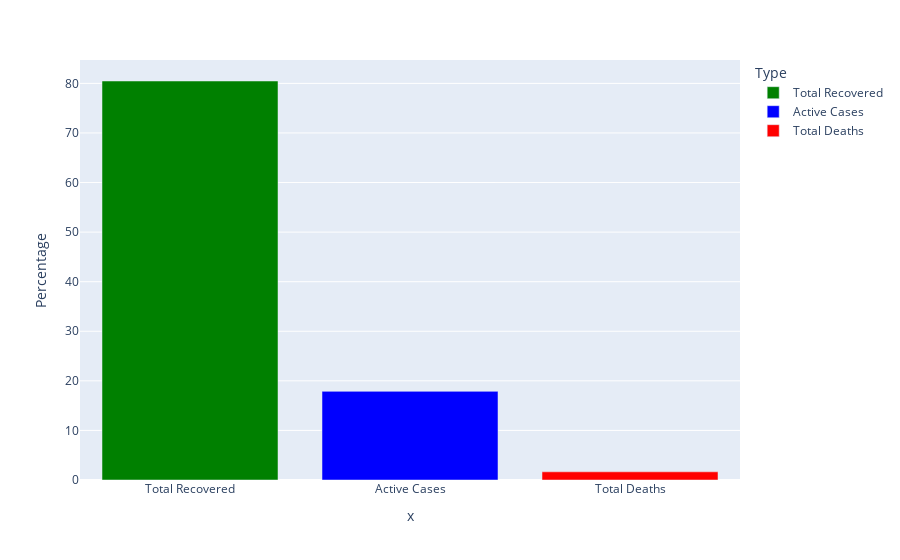

This figure's notebook cell:
### Code cell
fig = px.bar(cases_df, x=["Total Recovered", "Active Cases",
             "Total Deaths"], y="Percentage", color="Type", color_discrete_sequence=["Green", "Blue","Red"])

fig.show()

### Figure 1 — Plotly figure (JSON) as saved in the notebook; plotly's stock layout.template omitted (floating-point values rounded to 4 significant figures)
{"data": [{"alignmentgroup": "True", "hovertemplate": "Type=Total Recovered<br>x=%{x}<br>Percentage=%{y}<extra></extra>", "legendgroup": "Total Recovered", "marker": {"color": "Green", "pattern": {"shape": ""}}, "name": "Total Recovered", "offsetgroup": "Total Recovered", "orientation": "v", "showlegend": true, "textposition": "auto", "type": "bar", "x": ["Total Recovered"], "xaxis": "x", "y": [80.48], "yaxis": "y"}, {"alignmentgroup": "True", "hovertemplate": "Type=Active Cases<br>x=%{x}<br>Percentage=%{y}<extra></extra>", "legendgroup": "Active Cases", "marker": {"color": "Blue", "pattern": {"shape": ""}}, "name": "Active Cases", "offsetgroup": "Active Cases", "orientation": "v", "showlegend": true, "textposition": "auto", "type": "bar", "x": ["Active Cases"], "xaxis": "x", "y": [17.88], "yaxis": "y"}, {"alignmentgroup": "True", "hovertemplate": "Type=Total Deaths<br>x=%{x}<br>Percentage=%{y}<extra></extra>", "legendgroup": "Total Deaths", "marker": {"color": "Red", "pattern": {"shape": ""}}, "name": "Total Deaths", "offsetgroup": "Total Deaths", "orientation": "v", "showlegend": true, "textposition": "auto", "type": "bar", "x": ["Total Deaths"], "xaxis": "x", "y": [1.65], "yaxis": "y"}], "layout": {"barmode": "relative", "legend": {"title": {"text": "Type"}, "tracegroupgap": 0}, "margin": {"t": 60}, "xaxis": {"anchor": "y", "domain": [0, 1], "title": {"text": "x"}}, "yaxis": {"anchor": "x", "domain": [0, 1], "title": {"text": "Percentage"}}}}
